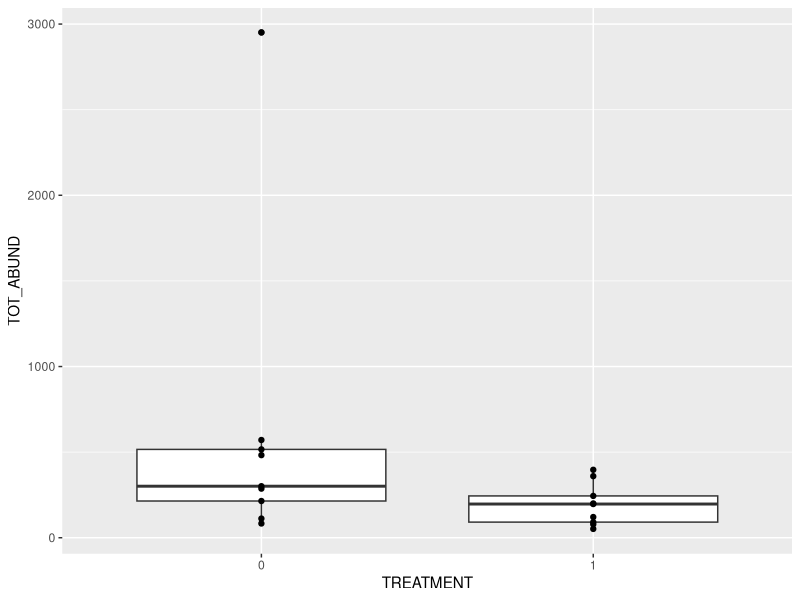
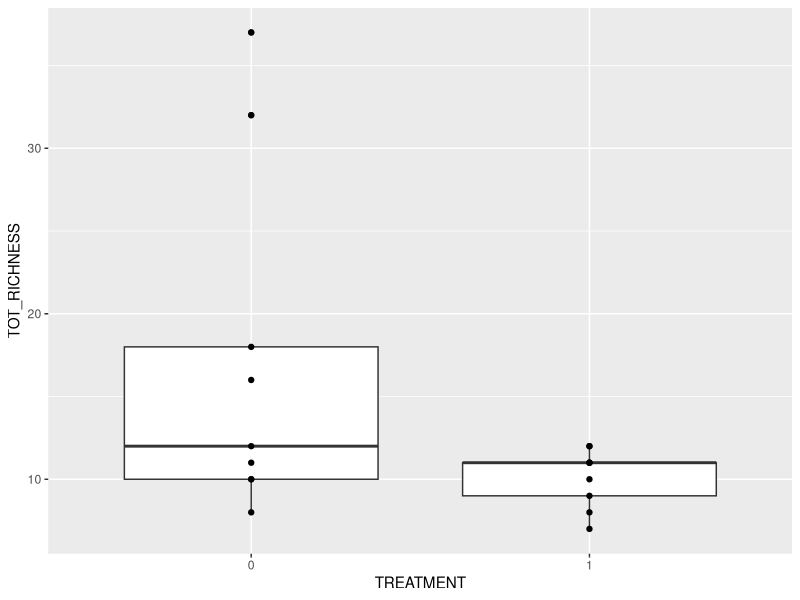
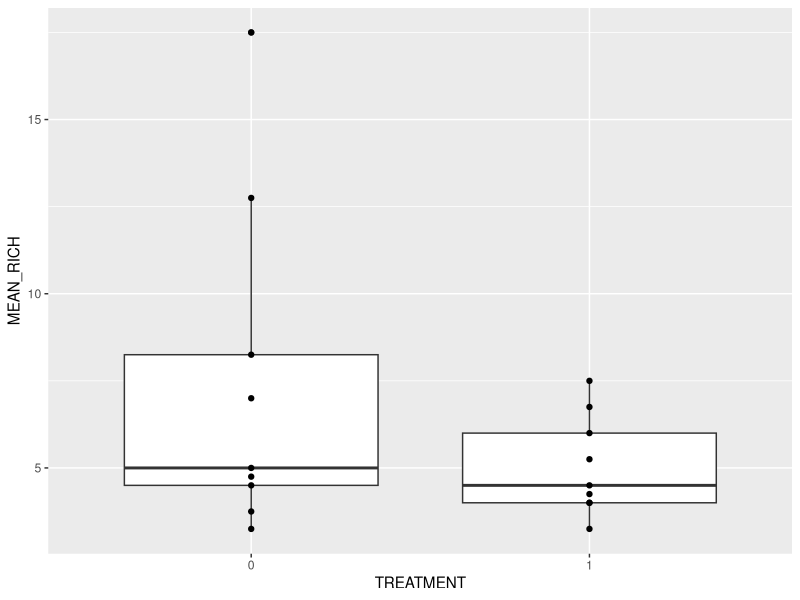
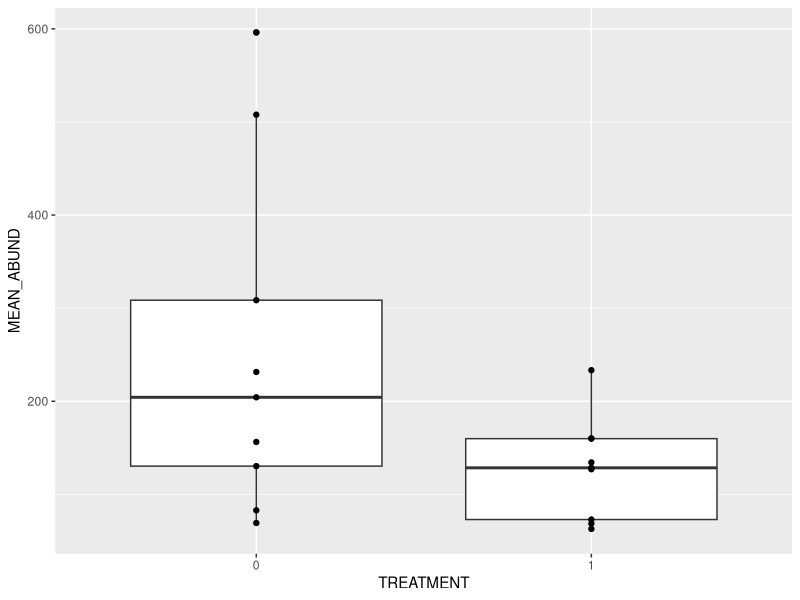
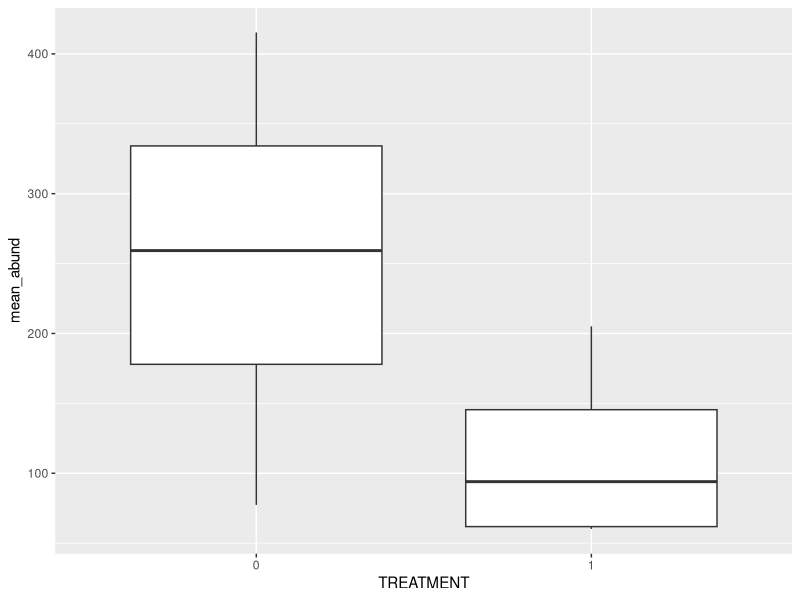

Recreate these plots in R, in order. (Note: this script raises an error after producing the figures.)
### Floral resource data cleaning and exploration
### started on May 24, 2022,
### Jens U and Erin M

# check that wd is all good
getwd()

# Installed tidyverse, as I had just redownloaded R and did not have it installed! Ensured that ggplot2 was in my library.

install.packages("tidyverse")
library(tidyverse)
library(ggplot2)

## read data
# quadrat floral resource data from 2021
quadrat_data <- read.csv("./quadrat_flower_surveys_2021.csv")
 
# hectare floral resource data from 2021
hectare_data <- read.csv("./hectare_floral_surveys_2021.csv")
hectare_data<-hectare_data[!is.na(hectare_data$SPECIES),]

## Clean data
# First, add whether each site is mowed or unmowed. Unmowed=0 and mowed=1.
# Start with quadrat data
quadrat_data %>% 
  mutate(TREATMENT=ifelse(SITE=="rupert"|SITE=="slocan"|SITE=="bobolink"|SITE=="gordon"|SITE=="moberly"|SITE=="winona"|SITE=="balaclava"|SITE=="quilchena"|SITE=="kensington", "1", "0"))->quadrat

str(quadrat)
levels(quadrat$SITE)

quadrat$SITE[which(quadrat$SITE=="Memorial west")]<-"Memorial West"
quadrat$SITE[which(quadrat$SITE=="South Memorial")]<-"Memorial South"
quadrat$SITE<-as.factor(quadrat$SITE)
levels(quadrat$SITE)

# Next, add treatment column to the hectare data.
hectare_data %>% 
  mutate(TREATMENT=ifelse(SITE=="Rupert"|SITE=="Slocan"|SITE=="Bobolink"|SITE=="Gordon"|SITE=="Moberly"|SITE=="Winona"|SITE=="Balaclava"|SITE=="Quilchena"|SITE=="Kensington", "1", "0"))->hectare

str(hectare)

hectare$SITE[which(hectare$SITE=="South Memorial")]<-"Memorial South"

hectare$SITE[which(hectare$SITE=="West Memorial")]<-"Memorial West"

hectare$SITE[which(hectare$SITE=="Memorial west")]<-"Memorial West"

hectare$SITE[which(hectare$SITE=="Lucarno")]<-"Locarno"

hectare$SITE<-as.factor(hectare$SITE)
levels(hectare$SITE)

# It worked!
# Time for some more cleaning. I'm going to check out whether these species have been spelled properly, or if there are actually duplicates
quadrat$SPECIES<-as.factor(quadrat$SPECIES)
levels(quadrat$SPECIES)
hectare$SPECIES<-as.factor(hectare$SPECIES)
levels(hectare$SPECIES)
# duplicates to change: change "acer capestre"-> acer campestre; "achillea milleflolium"-> achillea milleflolium, "Crateaugus douglasii"->"Crateagus douglasii"; "Crateaugous monogyna"->"Crateagus monogyna"; "Magnolia X soulangeana"->"Magnolia x soulangeana"; "Malus sp"->"Malus sp."; "PLA SOL"->???, "Rosa sp"->"Rosa sp.", "Solanum dulcmara"->"Solanum dulcamara"

## Make a new dataframe with summary stats
# use summarise() to make a new dataframe with floral richness, abundance
# First, use lubridate to show R how to read the dates

library(lubridate)
quadrat$DATE<-as.Date(quadrat$DATE, "%d/%m/%Y")
hectare$DATE<-as.Date(hectare$DATE, "%m.%d.%Y")

# Next, sort original dataframe by month-- this will put the month into the date column, allowing me to group data by month.
quadrat$MONTH<-month(quadrat$DATE)
hectare$MONTH<-month(hectare$DATE)

# Okay time to make the new dataframe
# First, make sure R is reading the "species" and "date" columns as factors

quadrat$SPECIES<-as.factor(quadrat$SPECIES)
quadrat$DATE<-as.factor(quadrat$DATE)
quadrat$NUM_FLORAL_UNITS<-as.numeric(quadrat$NUM_FLORAL_UNITS)

hectare$SPECIES<-as.factor(hectare$SPECIES)
hectare$DATE<-as.factor(hectare$DATE)
hectare$NUM_FLORAL_UNITS<-as.numeric(hectare$NUM_FLORAL_UNITS)

# Make a new dataframe with total species and abudance counts (i.e. total number of species and number of floral units observed for each park)
# Changed abundances to per square metre aka divide by 20

quadrat %>% 
  #na.omit() %>% 
  group_by(SITE, TREATMENT) %>% 
  mutate(TOT_ABUND=((sum(NUM_FLORAL_UNITS))/20),
            TOT_RICHNESS=n_distinct(SPECIES),
            MAY_TOT_ABUND=((sum(subset(NUM_FLORAL_UNITS, MONTH=="5")))/20),
            MAY_TOT_RICH=n_distinct(subset(SPECIES, MONTH=="5")),
            JUN_TOT_ABUND=((sum(subset(NUM_FLORAL_UNITS, MONTH=="6")))/20),
            JUN_TOT_RICH=n_distinct(subset(SPECIES, MONTH=="6")),
            JUL_TOT_ABUND=((sum(subset(NUM_FLORAL_UNITS, MONTH=="7")))/20), 
            JUL_TOT_RICH=n_distinct(subset(SPECIES, MONTH=="7")),
            AUG_TOT_ABUND=((sum(subset(NUM_FLORAL_UNITS, MONTH=="8")))/20),
            AUG_TOT_RICH=n_distinct(subset(SPECIES, MONTH=="8")),
            MEAN_ABUND=mean(c(subset(NUM_FLORAL_UNITS, MONTH=="5"), subset(NUM_FLORAL_UNITS, MONTH=="6"), subset(NUM_FLORAL_UNITS, MONTH=="7"), subset(NUM_FLORAL_UNITS, MONTH=="8"))),
            MEAN_RICH=mean(c(MAY_TOT_RICH, JUN_TOT_RICH, JUL_TOT_RICH, AUG_TOT_RICH))
         )->TOT_COUNTS_QUAD1

quadrat$NUM_FLORAL_UNITS[is.na(quadrat$NUM_FLORAL_UNITS)]<-0

quadrat %>% 
  group_by(SITE, TREATMENT) %>% 
  summarise(TOT_ABUND=((sum(NUM_FLORAL_UNITS))/20),
         TOT_RICHNESS=n_distinct(SPECIES),
         MAY_TOT_ABUND=((sum(subset(NUM_FLORAL_UNITS, MONTH=="5")))/20),
         MAY_TOT_RICH=n_distinct(subset(SPECIES, MONTH=="5")),
         JUN_TOT_ABUND=((sum(subset(NUM_FLORAL_UNITS, MONTH=="6")))/20),
         JUN_TOT_RICH=n_distinct(subset(SPECIES, MONTH=="6")),
         JUL_TOT_ABUND=((sum(subset(NUM_FLORAL_UNITS, MONTH=="7")))/20), 
         JUL_TOT_RICH=n_distinct(subset(SPECIES, MONTH=="7")),
         AUG_TOT_ABUND=((sum(subset(NUM_FLORAL_UNITS, MONTH=="8")))/20),
         AUG_TOT_RICH=n_distinct(subset(SPECIES, MONTH=="8")),
         MEAN_ABUND=mean(c(subset(NUM_FLORAL_UNITS, MONTH=="5"), subset(NUM_FLORAL_UNITS, MONTH=="6"), subset(NUM_FLORAL_UNITS, MONTH=="7"), subset(NUM_FLORAL_UNITS, MONTH=="8"))),
         MEAN_RICH=mean(c(MAY_TOT_RICH, JUN_TOT_RICH, JUL_TOT_RICH, AUG_TOT_RICH))
  )->TOT_COUNTS_QUAD



# Same table, but for hectare data
levels(hectare$SITE)
hectare %>% 
  na.omit() %>% 
  group_by(SITE, TREATMENT) %>% 
  summarise(
            TOT_ABUND=((sum(NUM_FLORAL_UNITS))/20),
            TOT_RICHNESS=n_distinct(SPECIES),
            MAY_TOT_ABUND=((sum(subset(NUM_FLORAL_UNITS, MONTH=="5")))/20),
            MAY_TOT_RICH=n_distinct(subset(SPECIES, MONTH=="5")),
            JUN_TOT_ABUND=((sum(subset(NUM_FLORAL_UNITS, MONTH=="6")))/20),
            JUN_TOT_RICH=n_distinct(subset(SPECIES, MONTH=="6")),
            JUL_TOT_ABUND=((sum(subset(NUM_FLORAL_UNITS, MONTH=="7")))/20), 
            JUL_TOT_RICH=n_distinct(subset(SPECIES, MONTH=="7")),
            AUG_TOT_ABUND=((sum(subset(NUM_FLORAL_UNITS, MONTH=="8")))/20),
            AUG_TOT_RICH=n_distinct(subset(SPECIES, MONTH=="8")),
            MEAN_ABUND=mean(c(subset(NUM_FLORAL_UNITS, MONTH=="5"), subset(NUM_FLORAL_UNITS, MONTH=="6"), subset(NUM_FLORAL_UNITS, MONTH=="7"), subset(NUM_FLORAL_UNITS, MONTH=="8"))),
            MEAN_RICH=mean(c(MAY_TOT_RICH, JUN_TOT_RICH, JUL_TOT_RICH, AUG_TOT_RICH)))->TOT_COUNTS_HECTARE
            

# I need to think a bit more about this-- is the mean for each month just the mean of all observations? I think so, and if so, this is pretty meaningless data

## Plot data
# First, how do total abundances vary between mowed and unmowed parks?
ggplot(TOT_COUNTS_QUAD, aes(x=TREATMENT, y=TOT_ABUND))+
         geom_boxplot(stat="boxplot")+
         geom_point()

t.test(TOT_ABUND~TREATMENT, data=TOT_COUNTS_QUAD, var.equal=FALSE)

# Next, how do total species richnesses vary between mowed and unmowed parks?
ggplot(TOT_COUNTS_QUAD, aes(x=TREATMENT, y=TOT_RICHNESS))+
  geom_boxplot(stat="boxplot")+
  geom_point()

t.test(TOT_RICHNESS~TREATMENT, data=TOT_COUNTS_QUAD, var.equal=FALSE)

# Then, how do mean species richnesses vary between mowed and unmowed parks?
ggplot(TOT_COUNTS_QUAD, aes(x=TREATMENT, y=MEAN_RICH))+
  geom_boxplot(stat="boxplot")+
  geom_point()

t.test(MEAN_RICH~TREATMENT, data=TOT_COUNTS_QUAD, var.equal=FALSE)

# mean abundance and treatment?
ggplot(TOT_COUNTS_QUAD, aes(x=TREATMENT, y=MEAN_ABUND))+
  geom_boxplot(stat="boxplot")+
  geom_point()

t.test(MEAN_ABUND~TREATMENT, data=TOT_COUNTS_QUAD, var.equal=FALSE)

# Boxplot showing difference between treatments over the four months of surveys

quadrat %>% 
  na.omit() %>% 
  group_by(MONTH, TREATMENT) %>% 
  summarise(mean_abund=mean(NUM_FLORAL_UNITS))->quad_month

ggplot(quad_month, aes(x=TREATMENT, y=mean_abund, fill=quad_month$MONTH))+
  geom_boxplot(stat="boxplot")

### Time to do a few mixed models. First, make a dataframe that actually works for this type of thing

quadrat$NUM_FLORAL_UNITS[is.na(quadrat$NUM_FLORAL_UNITS)]<-0

quadrat_mlm <- quadrat %>%
  group_by(SITE, ROUND) %>% 
  mutate(MEAN_ABUND=mean(NUM_FLORAL_UNITS), MEAN_RICH=mean(n_distinct(SPECIES))) %>%
  distinct(SITE, .keep_all = TRUE)

### Make list of top ten most abundant plant species in the parks

quadrat_data$SPECIES<-as.factor(quadrat_data$SPECIES)

quadrat_data %>% 
  group_by(SPECIES) %>% 
  summarise(sum_inds=sum(NUM_FLORAL_UNITS))->plant_abundance


### Read in the bee data

bee_data<-read.csv("./bee_data_2021.csv")

str(bee_data)

bee_data %>% 
  group_by(site, bee_id) %>% 
  summarise(sum_inds=sum(n_distinct(bee_id)))->bee_abundance

bee_data %>% 
  filter(bee_id=="MISSING???")->nummissing

bee_data$bee_id<-as.factor(bee_data$bee_id)
levels(bee_data$bee_id)
# 7 missing identifications

bee_data %>% 
  filter(bee_id=="Bombus ?"|bee_id=="Bombus impatiens"|bee_id=="Bombus mixtus"|bee_id=="Bombus sp."|bee_id=="Bombus flavifrons"|bee_id=="Bombus melanopygus"|bee_id=="Bombus nevadensis"|bee_id=="Bombus vosnesenskii")->numbombus

# 674 individuals are in Bombus-- about 674/1869 total individuals

bee_data %>% 
  mutate(genus= case_when((bee_id=="Bombus ?"|bee_id=="Bombus impatiens"|bee_id=="Bombus mixtus"|bee_id=="Bombus sp."|bee_id=="Bombus flavifrons"|bee_id=="Bombus melanopygus"|bee_id=="Bombus nevadensis"|bee_id=="Bombus vosnesenskii")~"Bombus", (bee_id=="Halictus"|bee_id=="Halictus "|bee_id=="Halictus rubicundus")~"Halictus", (bee_id=="Agapostemon")~"Agapestemon", (bee_id=="Anthidium")~"Anthidium", (bee_id=="Andrena")~"Andrena", (bee_id=="Apis mellifera")~"Apis", (bee_id=="Ceratina")~"Ceratina", (bee_id=="Colletes")~"Colletes", (bee_id=="Hoplitis")~"Hoplitis", (bee_id=="Hylaeus")~"Hylaeus", (bee_id=="Lasioglossum")~"Lasioglossum", (bee_id=="Megachile")~"Megachile", (bee_id=="Melecta")~"Melecta", (bee_id=="Melissodes")~"Melissodes", (bee_id=="Nomada")~"Nomada", (bee_id=="Osmia")~"Osmia", (bee_id=="Sphecodes")~"Sphecodes", (bee_id=="Syrphidae")~"Syrphidae", TRUE~"Other"))->bee_data_genus

bee_data_genus %>% 
  subset(genus!="Other")->bee_data_genus

bee_data_genus %>% 
  group_by(site) %>% 
  summarise(sum_genera=sum(n_distinct(genus)))->bee_abundance

bee-data_genus %>% 
  group_by(genus) %>% 
  summarise(sum_inds=sum(n_distinct))
  















